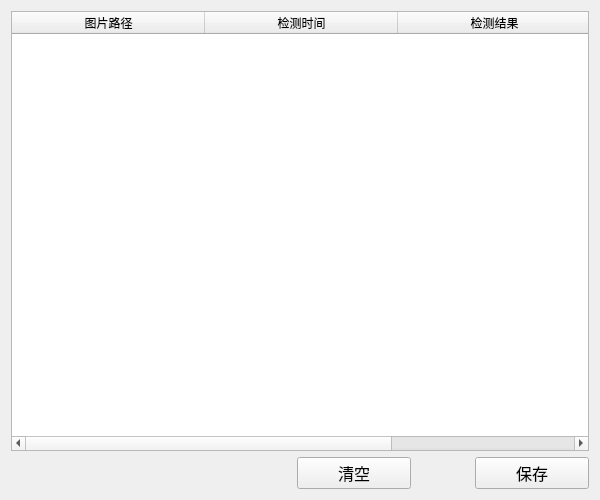
<?xml version="1.0" encoding="UTF-8"?>
<ui version="4.0">
 <class>Dialog_log</class>
 <widget class="QDialog" name="Dialog_log">
  <property name="windowModality">
   <enum>Qt::NonModal</enum>
  </property>
  <property name="geometry">
   <rect>
    <x>0</x>
    <y>0</y>
    <width>600</width>
    <height>500</height>
   </rect>
  </property>
  <property name="windowTitle">
   <string>Detection Record</string>
  </property>
  <layout class="QVBoxLayout" name="verticalLayout" stretch="15,1">
   <item>
    <widget class="QTableWidget" name="table_log">
     <property name="sizePolicy">
      <sizepolicy hsizetype="Preferred" vsizetype="Preferred">
       <horstretch>0</horstretch>
       <verstretch>0</verstretch>
      </sizepolicy>
     </property>
     <property name="styleSheet">
      <string notr="true"/>
     </property>
     <property name="sizeAdjustPolicy">
      <enum>QAbstractScrollArea::AdjustToContents</enum>
     </property>
     <property name="editTriggers">
      <set>QAbstractItemView::NoEditTriggers</set>
     </property>
     <property name="rowCount">
      <number>0</number>
     </property>
     <property name="columnCount">
      <number>3</number>
     </property>
     <attribute name="horizontalHeaderDefaultSectionSize">
      <number>193</number>
     </attribute>
     <attribute name="horizontalHeaderMinimumSectionSize">
      <number>80</number>
     </attribute>
     <attribute name="verticalHeaderVisible">
      <bool>false</bool>
     </attribute>
     <column>
      <property name="text">
       <string>图片路径</string>
      </property>
     </column>
     <column>
      <property name="text">
       <string>检测时间</string>
      </property>
     </column>
     <column>
      <property name="text">
       <string>检测结果</string>
      </property>
     </column>
    </widget>
   </item>
   <item>
    <layout class="QHBoxLayout" name="horizontalLayout" stretch="5,2,1,2">
     <item>
      <spacer name="horizontalSpacer">
       <property name="orientation">
        <enum>Qt::Horizontal</enum>
       </property>
       <property name="sizeHint" stdset="0">
        <size>
         <width>40</width>
         <height>20</height>
        </size>
       </property>
      </spacer>
     </item>
     <item>
      <widget class="QPushButton" name="pb_clear">
       <property name="font">
        <font>
         <family>微软雅黑</family>
         <pointsize>12</pointsize>
        </font>
       </property>
       <property name="text">
        <string>清空</string>
       </property>
       <property name="autoDefault">
        <bool>false</bool>
       </property>
      </widget>
     </item>
     <item>
      <spacer name="horizontalSpacer_2">
       <property name="orientation">
        <enum>Qt::Horizontal</enum>
       </property>
       <property name="sizeHint" stdset="0">
        <size>
         <width>40</width>
         <height>20</height>
        </size>
       </property>
      </spacer>
     </item>
     <item>
      <widget class="QPushButton" name="pb_save">
       <property name="font">
        <font>
         <family>微软雅黑</family>
         <pointsize>12</pointsize>
        </font>
       </property>
       <property name="text">
        <string>保存</string>
       </property>
       <property name="autoDefault">
        <bool>false</bool>
       </property>
      </widget>
     </item>
    </layout>
   </item>
  </layout>
 </widget>
 <resources/>
 <connections/>
</ui>
